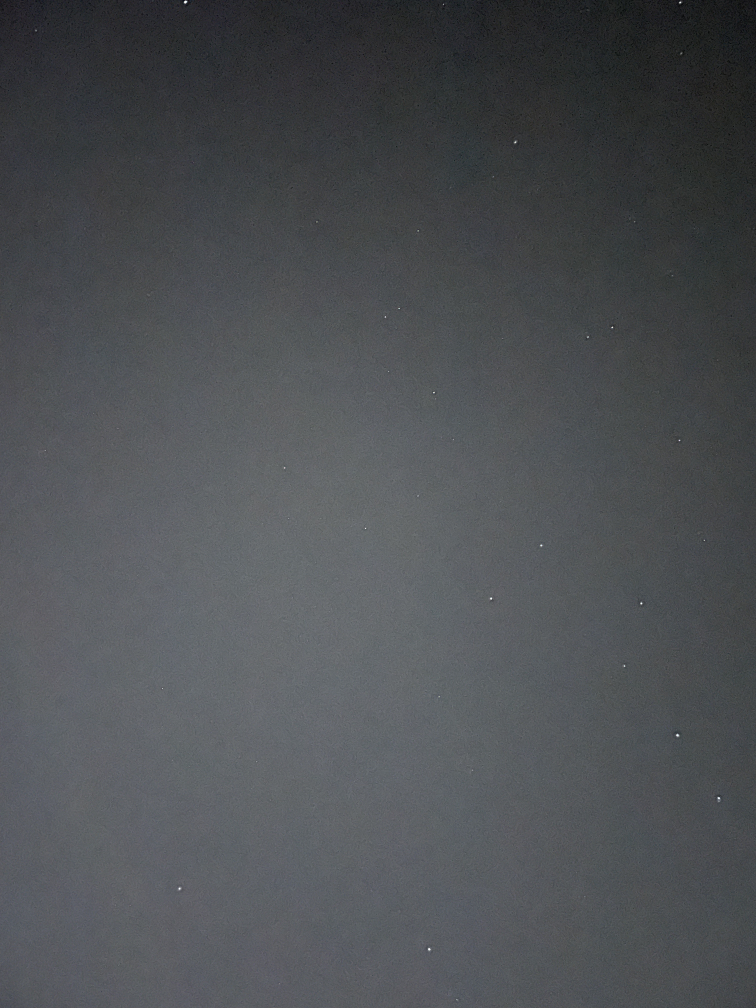
#> input picture Ex1 Test 101/fr1.jpg, 3024 x 4032 px (shown at 1/4 size)
$ python -i star_detector.py   (imports and definitions only)
#> lines starting #> are read from the running program, lines starting #| are printed output that depends on the picture; after the words box and inside, x2 and y2 are one past the last pixel; in counts of white or black regions, pixels touching at a corner belong together
import cv2
import numpy as np

class StarDetector:
    def __init__(self, threshold=127, min_area=5, max_area=2000, min_circularity=0.5, max_aspect_ratio=1.5):
        """
        Initialize the star detector with thresholding parameters.

        Args:
            threshold (int): Threshold value for binary image creation (0-255)
            min_area (float): Minimum area of stars to detect
            max_area (float): Maximum area of stars to detect
            min_circularity (float): Minimum circularity ratio (0-1) for star detection
            max_aspect_ratio (float): Maximum aspect ratio for star detection
        """
        self.threshold = threshold
        self.min_area = min_area
        self.max_area = max_area
        self.min_circularity = min_circularity
        self.max_aspect_ratio = max_aspect_ratio

    def detect_stars(self, image_path):
        """
        Detect stars in an image using thresholding and contour detection.

        Args:
            image_path (str): Path to the image file

        Returns:
            numpy.ndarray: Array of star centroids (x, y coordinates)
        """
#> called with image_path = 'Ex1 Test 101/fr1.jpg'
        # Read image
        img = cv2.imread(image_path, cv2.IMREAD_GRAYSCALE)
#> img: shape (4032, 3024); min 0, max 255, mean 79.4
        if img is None:
            raise ValueError(f"Could not load image: {image_path}")

        # Apply thresholding
        _, binary = cv2.threshold(img, self.threshold, 255, cv2.THRESH_BINARY)
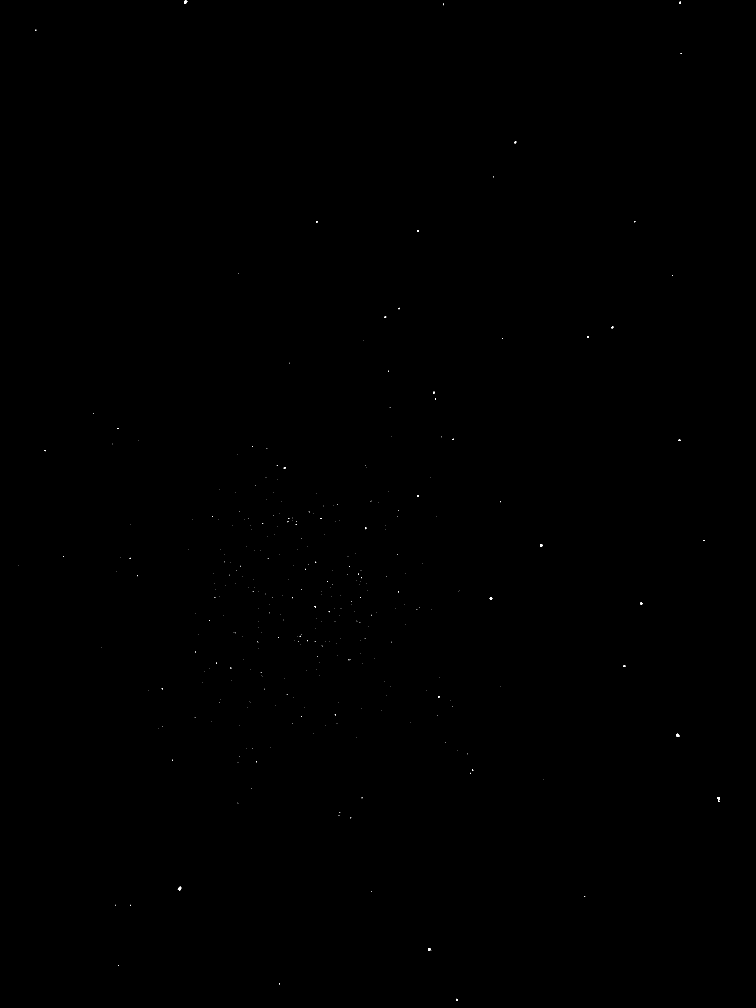
#> binary: shape (4032, 3024) (shown at 1/4 size); 0.02% white; 336 white regions (312 under 20 px)

        # Find contours
        contours, _ = cv2.findContours(binary, cv2.RETR_EXTERNAL, cv2.CHAIN_APPROX_SIMPLE)
#> contours = 336 contours, 319 with area under 20; largest, box (x1, y1, x2, y2) and area: (736, 2, 749, 14) 98, (2705, 2935, 2718, 2947) 96, (711, 3547, 726, 3562) 87, (1712, 3792, 1725, 3804) 84, (2870, 3188, 2880, 3198) 62

        star_positions = []
        for contour in contours:
            # Calculate contour area
            area = cv2.contourArea(contour)

            # Filter by area
            if self.min_area <= area <= self.max_area:
                # Calculate circularity
                perimeter = cv2.arcLength(contour, True)
                if perimeter > 0:
                    circularity = 4 * np.pi * area / (perimeter * perimeter)

                    # Get rotated rectangle to check aspect ratio
                    rect = cv2.minAreaRect(contour)
                    width = rect[1][0]
                    height = rect[1][1]

                    # Avoid division by zero
                    if width > 0 and height > 0:
                        aspect_ratio = max(width, height) / min(width, height)

                        # Filter by circularity and aspect ratio
                        if circularity > self.min_circularity and aspect_ratio <= self.max_aspect_ratio:
                            # Calculate centroid
                            M = cv2.moments(contour)
                            if M["m00"] != 0:
                                cx = M["m10"] / M["m00"]
                                cy = M["m01"] / M["m00"]
                                star_positions.append([cx, cy])
#> this loop made 336 passes
#> (area, perimeter, circularity, rect, width, height, aspect_ratio, cx) on passes 4, 16, 33, 85, 161, 166, 239: (84.5, 39.21, 0.691, ((1716.8, 3797.5), (9.71, 12.2), -33.69), 9.71, 12.2, 1.26, 1716.7), (62, 30.14, 0.858, ((2874.5, 3192.5), (9, 9), -90), 9, 9, 1, 2874.8), (95.5, 38.38, 0.815, ((2710.1, 2941.2), (10.73, 12.07), -26.57), 10.73, 12.07, 1.12, 2710.4), (25, 20.49, 0.749, ((2497.5, 2663.5), (5, 7), -90), 5, 7, 1.4, 2497.2), (46.5, 26.38, 0.839, ((2564.8, 2413.8), (7.07, 7.78), -45), 7.07, 7.78, 1.1, 2564.7), (59.5, 36.38, 0.565, ((1963.6, 2393.9), (10.2, 9.4), -36.87), 10.2, 9.4, 1.09, 1963.6), (49.5, 27.07, 0.849, ((2165, 2181.5), (7, 8), -90), 7, 8, 1.14, 2164.7)
#> (area, perimeter, circularity, rect, width, height, aspect_ratio) on passes 9, 321: (87, 62.77, 0.277, ((718.3, 3554.2), (16.09, 9.71), -56.31), 16.09, 9.71, 1.66), (30, 24.14, 0.647, ((2449, 1309.2), (8.6, 5.27), -33.69), 8.6, 5.27, 1.63)
#> after the loop, star_positions = 37 pairs, first value 143 to 2875.1, second value 7.5 to 3998.5

        return np.array(star_positions)

    def visualize_detections(self, image_path, star_positions):
        """
        Visualize detected stars on the original image.

        Args:
            image_path (str): Path to the original image
            star_positions (numpy.ndarray): Array of star centroids
        """
        img = cv2.imread(image_path)

        # Draw detected stars
        for x, y in star_positions:
            # Draw circle for each star
            cv2.circle(img, (int(x), int(y)), 10, (0, 255, 0), 2)

        return img

>>> result = StarDetector().detect_stars('Ex1 Test 101/fr1.jpg')
#> result has the same summary as star_positions in detect_stars
